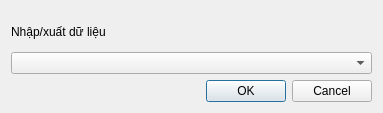
<?xml version="1.0" encoding="UTF-8"?>
<ui version="4.0">
 <class>DlgImportExportSelect</class>
 <widget class="QDialog" name="DlgImportExportSelect">
  <property name="geometry">
   <rect>
    <x>0</x>
    <y>0</y>
    <width>383</width>
    <height>113</height>
   </rect>
  </property>
  <property name="windowTitle">
   <string>Dialog</string>
  </property>
  <layout class="QVBoxLayout" name="verticalLayout_2">
   <item>
    <layout class="QVBoxLayout" name="verticalLayout" stretch="0,0">
     <property name="spacing">
      <number>0</number>
     </property>
     <property name="sizeConstraint">
      <enum>QLayout::SetDefaultConstraint</enum>
     </property>
     <property name="rightMargin">
      <number>0</number>
     </property>
     <item>
      <widget class="QLabel" name="lblTitle">
       <property name="text">
        <string>Nhập/xuất dữ liệu</string>
       </property>
      </widget>
     </item>
     <item>
      <widget class="QComboBox" name="cbExportType"/>
     </item>
    </layout>
   </item>
   <item>
    <widget class="QDialogButtonBox" name="buttonBox">
     <property name="orientation">
      <enum>Qt::Horizontal</enum>
     </property>
     <property name="standardButtons">
      <set>QDialogButtonBox::Cancel|QDialogButtonBox::Ok</set>
     </property>
    </widget>
   </item>
  </layout>
 </widget>
 <resources/>
 <connections>
  <connection>
   <sender>buttonBox</sender>
   <signal>accepted()</signal>
   <receiver>DlgImportExportSelect</receiver>
   <slot>accept()</slot>
   <hints>
    <hint type="sourcelabel">
     <x>248</x>
     <y>254</y>
    </hint>
    <hint type="destinationlabel">
     <x>157</x>
     <y>274</y>
    </hint>
   </hints>
  </connection>
  <connection>
   <sender>buttonBox</sender>
   <signal>rejected()</signal>
   <receiver>DlgImportExportSelect</receiver>
   <slot>reject()</slot>
   <hints>
    <hint type="sourcelabel">
     <x>316</x>
     <y>260</y>
    </hint>
    <hint type="destinationlabel">
     <x>286</x>
     <y>274</y>
    </hint>
   </hints>
  </connection>
 </connections>
</ui>
